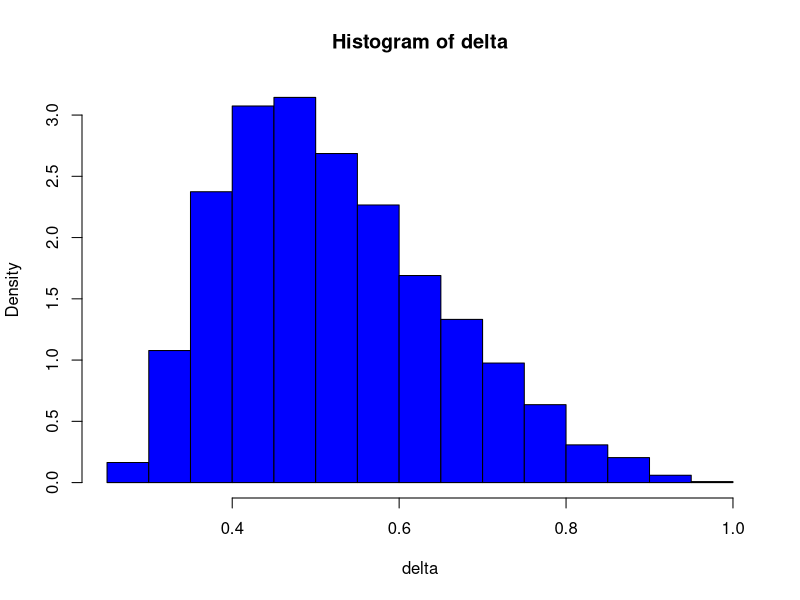
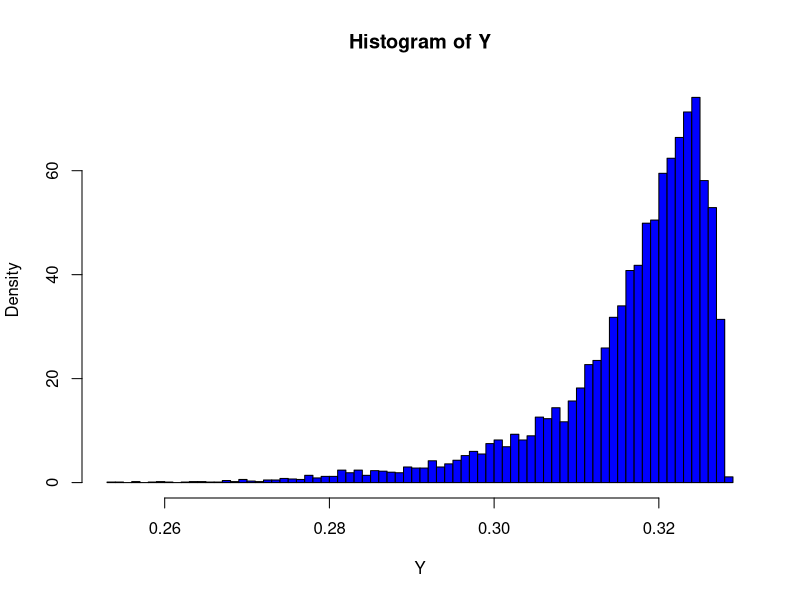

Here is the R script that generated these plots, in order:
rm(list = ls())

#Part a:
N <- 10^4 # number of trials
delta <- rep(0, N)
for (i in 1:N){ # interested in the length of the longest sub interval
  p <- sort(c(0, 1, runif(3)))
  delta[i]<- max(p[2]-p[1],p[3]-p[2],p[4]-p[3],p[5]-p[4])
}
hist(delta, probability = TRUE, col = "blue")
#expectation and variance
exp <- mean(delta); exp
var <- var(delta); var

#Part b:
f <- function(x){
  x^2
}
#create left Riemann sum
left <- function(p){
  #some partition p
  result <- 0
  #loop over the interval
  for (i in 1:4){
    result<-result + (f(p[i])*(p[i+1]-p[i]))
  }
  return(result)
}
#left Riemann sum
right <- function(p){
  #some partition p
  result <- 0
  #loop over the interval
  for (i in 1:4){
    result<-result + (f(p[i+1])*(p[i+1]-p[i]))
  }
  return(result)
}
#midpoint
mid <- function(p){
  #some partition p
  result <- 0
  #loop over the interval
  for (i in 1:4){
    result<-result + (f((p[i]+p[i+1])/2)*(p[i+1]-p[i]))
  }
  return(result)
}
#10000 trials; mid sum and histogram
N <- 10^4; Y <- rep(0, N)
for (i in 1:N){
  p <- sort(c(0,1,runif(3)))
  #create midpoint sum
  Y[i] <- mid(p)
}
hist(Y, probability = TRUE, breaks = "FD", col = "blue")

#Part c:
#Simpson's rule
simpsum <- function(p){
  trap <- (left(p)+right(p))/2
  return(1/3)*trap+(2/3)*mid(p) 
}
#check some partition
p <- sort(c(0,1, runif(3)))
simpsum(p)
#exactly 0.3333..., which is expected for the given integral
#in the question